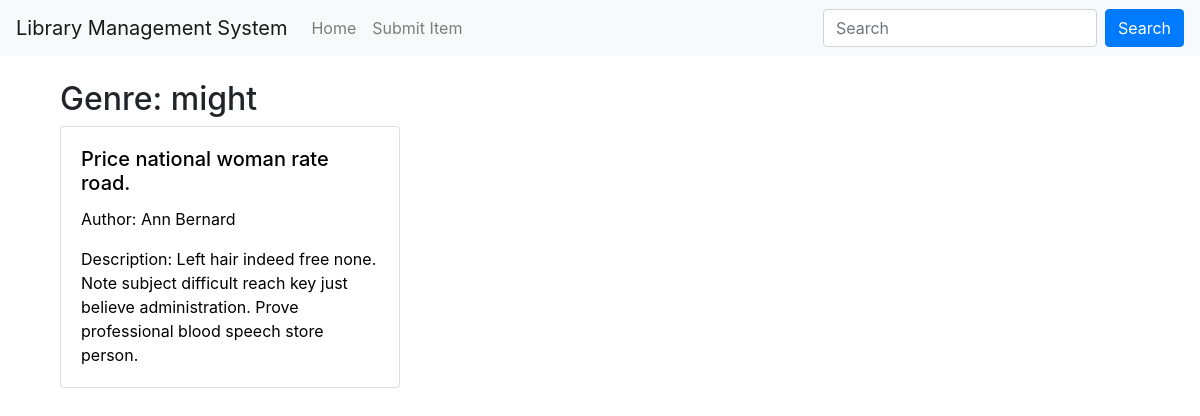
Page /genre/might/ on the committed database.
### library/models.py (models this page shows)
class Book(models.Model):
    title = models.CharField(max_length=100, default="")
    author = models.ForeignKey(Author, on_delete=models.CASCADE)
    shelf = models.ForeignKey(Shelf, on_delete=models.CASCADE)
    description = models.TextField(default="")
    genre = models.CharField(max_length=50, default="")

class Author(models.Model):
    name = models.CharField(max_length=100, default="")
    bio = models.TextField(default="")
    contact = models.CharField(max_length=100, default="")

### library/views.py (the view)
# urls.py: path('genre/<str:genre>/', views.genre_detail, name='genre_detail'),
def genre_detail(request, genre):
    books = Book.objects.filter(genre__iexact=genre)
    return render(request, 'genre_detail.html', {'genre': genre, 'books': books})

### library/templates/genre_detail.html
{% extends 'base.html' %}
{% block content %}
<div class="container mt-4">
    <h2>Genre: {{ genre }}</h2>
    <div class="row">
        {% for book in books %}
        <div class="col-md-4">
            <div class="card mb-4">
                <a href="{% url 'book_detail' book.pk %}" style="text-decoration: none; color:black">
                <div class="card-body">
                    <h5 class="card-title">{{ book.title }}</h5>
                    <p class="card-text">Author: {{ book.author.name }}</p>
                    <p class="card-text">Description: {{ book.description }}</p>
                </div>
                </a>
            </div>
        </div>
        {% empty %}
        <div class="col">
            <p>No books found for this genre.</p>
        </div>
        {% endfor %}
    </div>
</div>
{% endblock %}

### rows in the picture
Book: genre "might", title "Price national woman rate road.", author.name "Ann Bernard", description "Left hair indeed free none. Note subject difficult reach key just believe administration. Prove professional blood speech store person."
